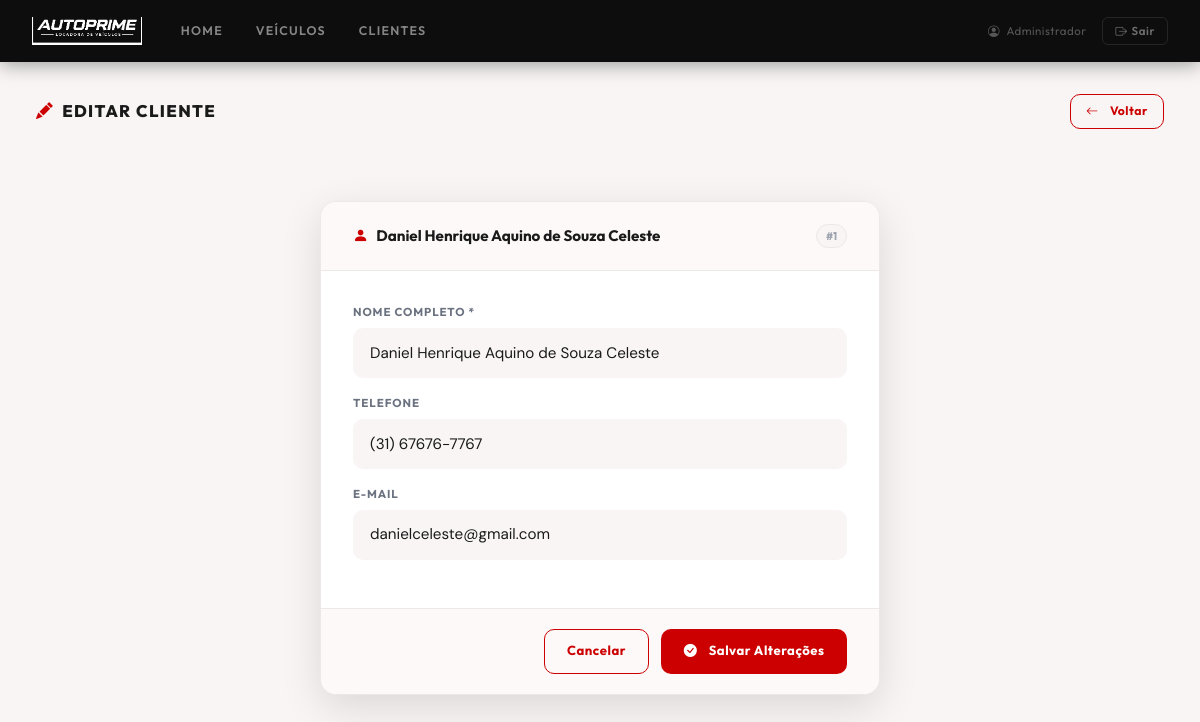
The page /editar_cliente.php?id=1 (signed in) on the database its author committed.
### tables this page shows
CREATE TABLE IF NOT EXISTS clientes (
  id        INT AUTO_INCREMENT PRIMARY KEY,
  nome      VARCHAR(150) NOT NULL,
  telefone  VARCHAR(25)  DEFAULT NULL,
  email     VARCHAR(180) DEFAULT NULL,
  criado_em TIMESTAMP DEFAULT CURRENT_TIMESTAMP
);

### editar_cliente.php (the view, shortened to what this page needs)
<?php
require_once __DIR__ . '/includes/conexao.php';
require_once __DIR__ . '/includes/header.php';
$id = (int)($_GET['id'] ?? 0);
$stmt = $pdo->prepare("SELECT * FROM clientes WHERE id=? LIMIT 1");
$stmt->execute([$id]);
$c = $stmt->fetch();
?>
<div class="ap-page" style="padding-bottom:.5rem;">
  <div class="ap-section-header">
    <h1 class="ap-section-title">
      <i class="bi bi-pencil-fill me-2" style="color:var(--ap-red);"></i>Editar Cliente
    </h1>
    <a href="clientes.php" class="ap-btn ap-btn-outline ap-btn-sm">
      <i class="bi bi-arrow-left me-1"></i>Voltar
    </a>
  </div>
</div>
<div class="ap-modal-page">
  <div class="ap-form-card">
    <div class="ap-form-card-header">
      <div class="ap-form-card-title">
        <i class="bi bi-person-fill" style="color:var(--ap-red);"></i>
        <?= htmlspecialchars($c['nome']) ?>
      </div>
      <span class="ap-id-badge">#<?= $c['id'] ?></span>
    </div>
    <div class="ap-form-card-body">
      <form method="POST" novalidate id="form-editar">
        <div class="mb-3">
          <label class="ap-label" for="nome">Nome Completo *</label>
          <input type="text" name="nome" id="nome" class="ap-input"
            value="<?= htmlspecialchars($c['nome']) ?>" required>
        </div>
        <div class="mb-3">
          <label class="ap-label" for="telefone">Telefone</label>
          <input type="text" name="telefone" id="telefone" class="ap-input"
            value="<?= htmlspecialchars($c['telefone'] ?? '') ?>">
        </div>
        <div class="mb-3">
          <label class="ap-label" for="email">E-mail</label>
          <input type="email" name="email" id="email" class="ap-input"
            value="<?= htmlspecialchars($c['email'] ?? '') ?>">
        </div>
      </form>
    </div>
    <div class="ap-form-card-footer">
      <a href="clientes.php" class="ap-btn ap-btn-outline">Cancelar</a>
      <button type="submit" form="form-editar" class="ap-btn ap-btn-red">
        <i class="bi bi-check-circle-fill me-1"></i>Salvar Alterações
      </button>
    </div>
  </div>
</div>
<?php require_once __DIR__ . '/includes/footer.php'; ?>

### assets/css/autoprime.css (style rules this page uses)
:root { --ap-red: #cc0000; --ap-red-dark: #990000; --ap-red-light: #e63333; --ap-red-soft: rgba(204,0,0,.08); --ap-red-mid: rgba(204,0,0,.18); --ap-black: #0d0d0d; --ap-dark: #1a1a1a; --ap-gray: #6b7280; --ap-gray-lt: #9ca3af; --ap-border: #ede8e8; --ap-bg: #f9f5f5; --ap-bg-soft: #fdf9f9; --ap-white: #ffffff; --ap-green: #16a34a; --ap-amber: #d97706; --ap-radius: 10px; --ap-radius-lg: 16px; --ap-shadow: 0 4px 20px rgba(0,0,0,.07), 0 1px 4px rgba(0,0,0,.04); --ap-shadow-lg: 0 12px 40px rgba(0,0,0,.12); }
*, *::before, *::after { box-sizing: border-box; }
html { scroll-behavior: smooth; }
body { font-family: 'DM Sans', sans-serif; background: var(--ap-bg); color: var(--ap-dark); min-height: 100vh; }
h1,h2,h3,h4,h5,h6 { font-family: 'Outfit', sans-serif; }
.ap-label { font-family: 'Outfit', sans-serif; font-size: .72rem; font-weight: 700; letter-spacing: .08em; text-transform: uppercase; color: var(--ap-gray); margin-bottom: .45rem; display: block; }
.ap-input, .ap-select { width: 100%; padding: .8rem 1rem; background: var(--ap-bg); border: 1.5px solid transparent; border-radius: var(--ap-radius); font-family: 'DM Sans', sans-serif; font-size: .95rem; color: var(--ap-dark); transition: all .2s; outline: none; }
.ap-input::placeholder { color: var(--ap-gray-lt); }
.ap-btn { display: inline-flex; align-items: center; justify-content: center; gap: .45rem; padding: .72rem 1.4rem; border-radius: var(--ap-radius); font-family: 'Outfit', sans-serif; font-size: .82rem; font-weight: 700; letter-spacing: .04em; cursor: pointer; border: none; text-decoration: none; transition: all .2s; white-space: nowrap; }
.ap-btn-red { background: var(--ap-red); color: #fff; }
.ap-btn-outline { background: transparent; color: var(--ap-red); border: 1.5px solid var(--ap-red); }
.ap-btn-sm { padding: .45rem .95rem; font-size: .76rem; }
.ap-page { padding: 2rem 2.25rem; max-width: 1280px; margin: 0 auto; }
.ap-section-header { display: flex; align-items: center; justify-content: space-between; margin-bottom: 1.5rem; }
.ap-section-title { font-family: 'Outfit', sans-serif; font-size: 1.05rem; font-weight: 800; letter-spacing: .08em; text-transform: uppercase; color: var(--ap-dark); margin: 0; }
.ap-id-badge { font-family: 'Outfit', sans-serif; font-size: .68rem; font-weight: 700; color: var(--ap-gray-lt); background: var(--ap-bg); padding: .18rem .55rem; border-radius: 99px; border: 1px solid var(--ap-border); }
.ap-form-card { background: var(--ap-white); border-radius: var(--ap-radius-lg); box-shadow: var(--ap-shadow-lg); border: 1.5px solid var(--ap-border); overflow: hidden; max-width: 580px; }
.ap-form-card-header { padding: 1.4rem 2rem; border-bottom: 1px solid var(--ap-border); display: flex; align-items: center; justify-content: space-between; background: var(--ap-bg-soft); }
.ap-form-card-title { font-family: 'Outfit', sans-serif; font-size: .95rem; font-weight: 700; color: var(--ap-dark); display: flex; align-items: center; gap: .5rem; }
.ap-form-card-body { padding: 2rem; }
.ap-form-card-footer { padding: 1.25rem 2rem; border-top: 1px solid var(--ap-border); display: flex; justify-content: flex-end; gap: .75rem; background: var(--ap-bg-soft); }
.ap-modal-page { min-height: calc(100vh - 62px); display: flex; align-items: flex-start; justify-content: center; padding: 2.5rem 1.5rem; }
.ap-modal-page .ap-form-card { width: 100%; max-width: 560px; animation: apSlideUp .35s ease; }

### rows shown on the page
clientes: nome "Daniel Henrique Aquino de Souza Celeste", id "1", telefone "(31) 67676-7767", email "danielceleste@gmail.com"

### other values the page prints
$_SESSION['usuario_nome'] "Administrador"
